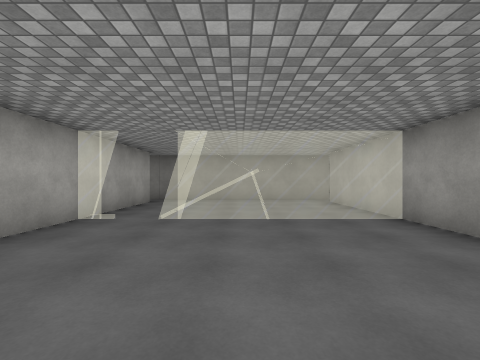
[1] (above)

24 first-person views from a walk through a scene from a Unity 3-D project. The camera is 1.4 m above the floor, looks level and sees 90° across. The floor is counted in squares, 2 m on a side. Each view is taken from the middle of a square. On the plan, view 1 faces up. The plan holds only what a view shows up to about 9 squares ahead; the rest is blank. The place goes on beyond the plan. The player is left out. Door leaves are left out, so doorways stand open. Surface patterns are stand-ins for the level's own textures.

[2]
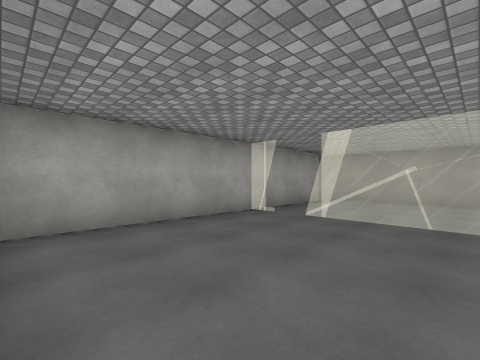

[3]
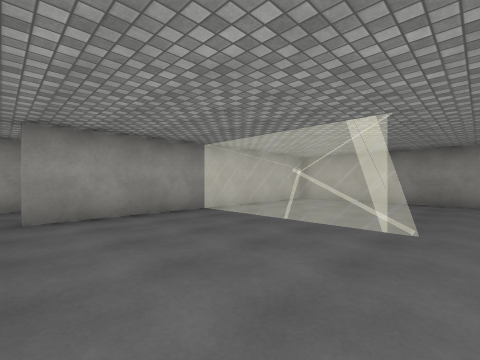

[4]
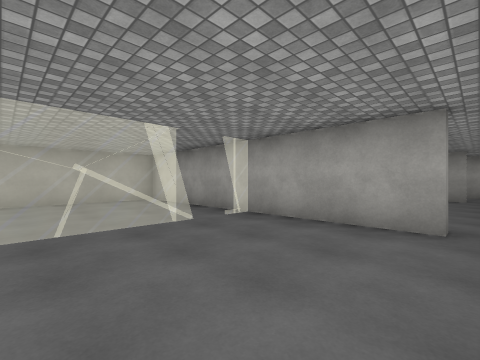

[5]
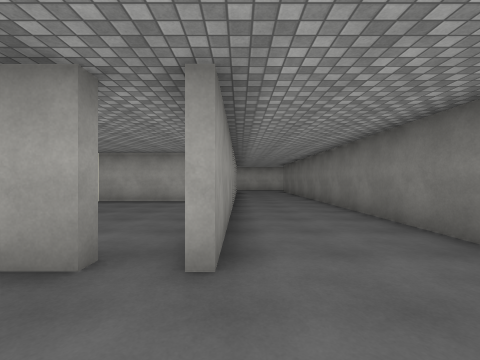

[6]
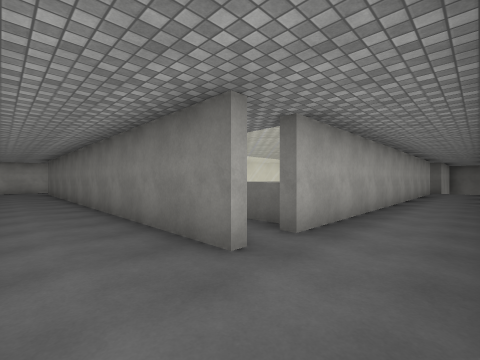

[7]
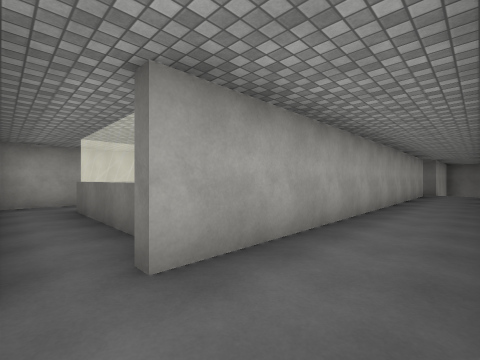

[8]
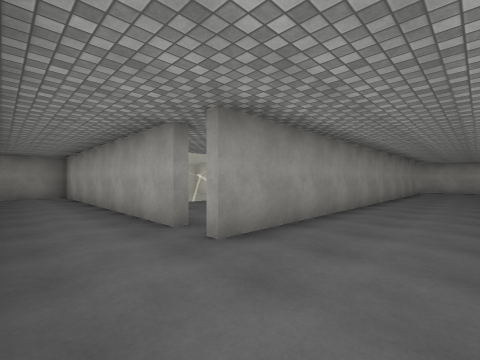

[9]
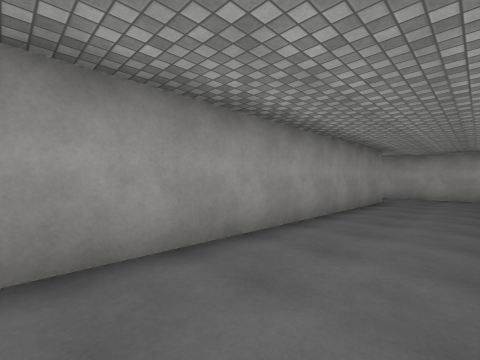

[10]
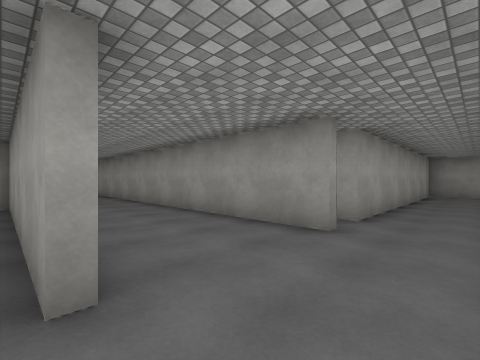

[11]
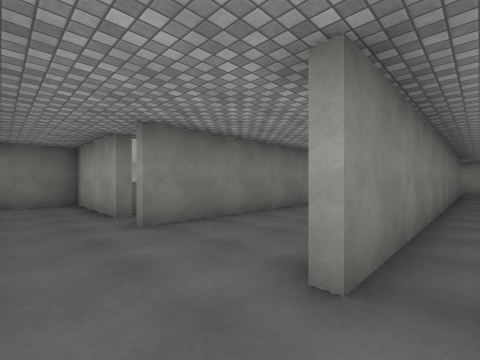

[12]
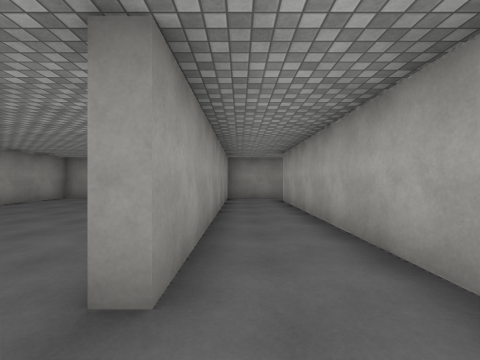

[13]
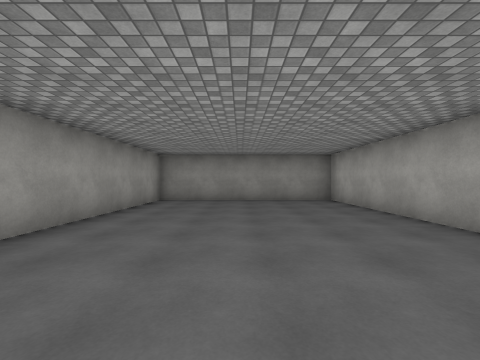

[14]
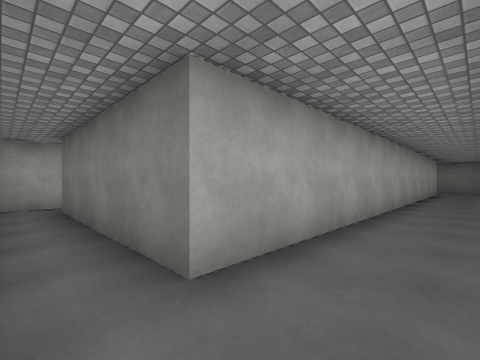

[15]
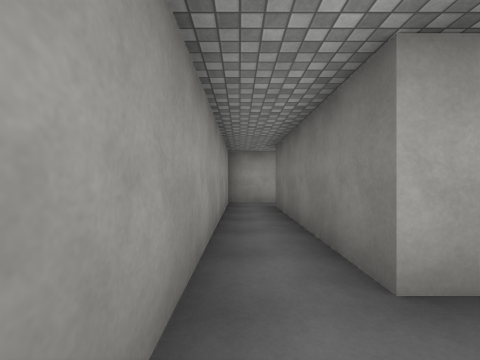

[16]
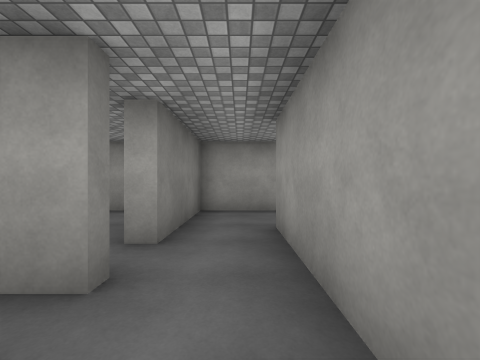

[17]
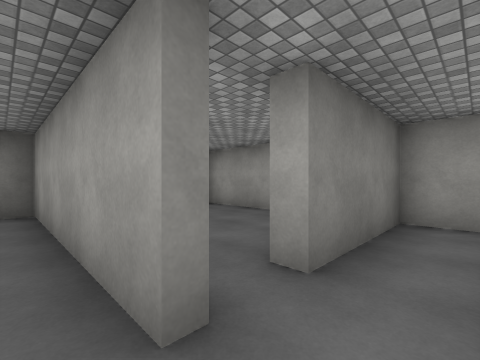

[18]
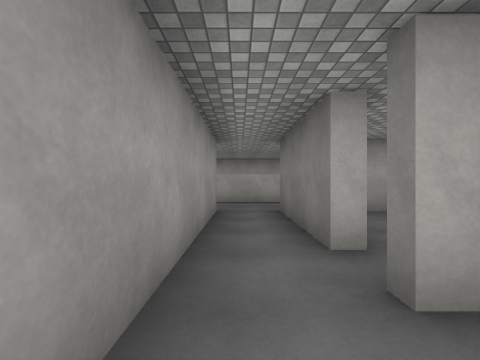

[19]
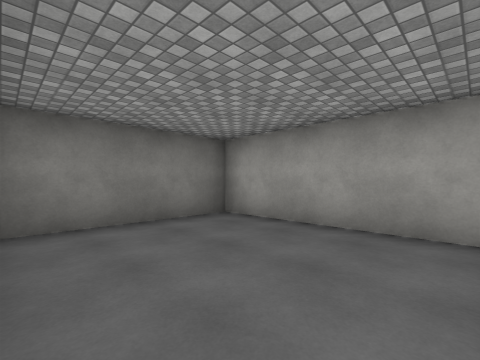

[20]
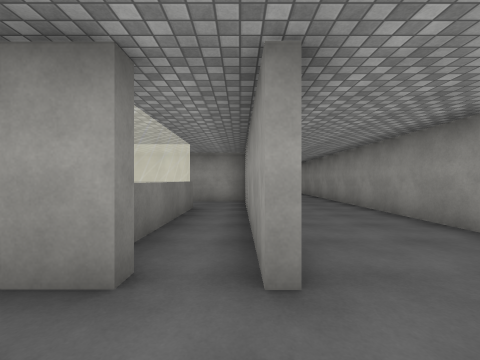

[21]
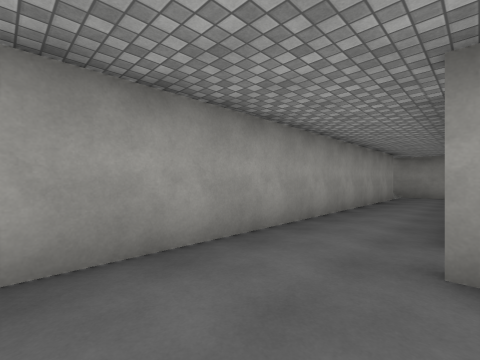

[22]
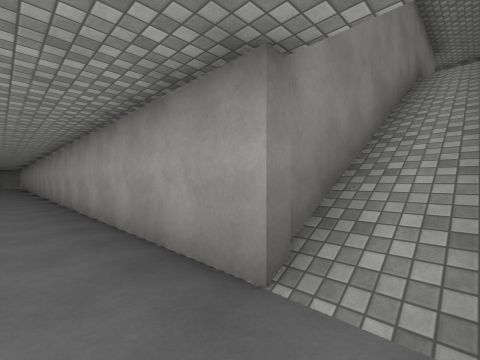

[23]
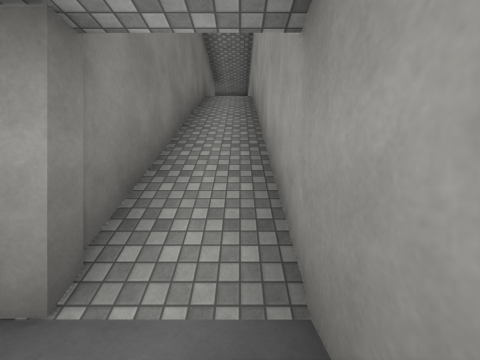

[24]
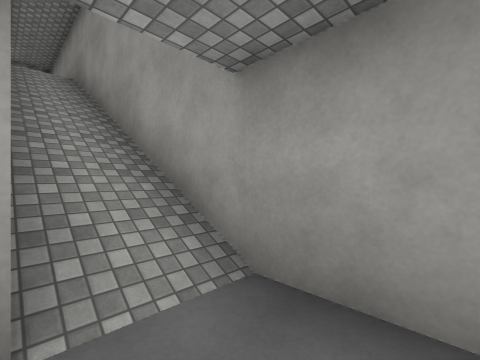

### Floor plan
Ten units are one square. View 1 is at (0, 0); x grows to the right and y downward. Boxes are objects, and circles mark ways between rooms. Rooms are numbered by the first view taken in them; rooms with no view inside come last. Other rooms are left out.
<svg viewBox="-180 -215 321 224">
<path fill="none" stroke="#000" d="M29 -1 29 -40M-29 -46 -29 4 24 4M-29 -78 -29 -46M32 -86 -30 -86M29 -40 29 -79M34 -116 -95 -116M33 -79 33 0M-96 -88 32 -88M-95 -127 -95 -159 -124 -159M-114 -112 -114 -10 -164 -10M36 4 136 4M33 -209 33 -127M-95 0 -95 -77M-144 -159 -175 -159M-175 -145 -114 -145M-174 -11 -174 4 -102 4M136 -10 52 -10 52 -114M-92 -49 -92 4 -32 4 -32 -52M-92 -77 -92 -72M-30 -86 -96 -86M-95 -170 -95 -210 -130 -210"/>
<circle cx="-20" cy="-40" r="3" fill="#2a7"/>
<circle cx="30" cy="-80" r="3" fill="#2a7"/>
<circle cx="-30" cy="-80" r="3" fill="#2a7"/>
<circle cx="-90" cy="-80" r="3" fill="#2a7"/>
<circle cx="-135" cy="-160" r="3" fill="#2a7"/>
<text x="0" y="-20">1</text>
<text x="0" y="-70">2</text>
<text x="-20" y="-100">3</text>
<text x="-60" y="-40">4</text>
<text x="-120" y="-190">5</text>
</svg>
Room 1 opens to room 2. Room 2 opens to room 3. Room 2 opens to room 4. Room 3 opens to room 4. Room 3 opens to room 5.

Where each view was taken, in squares from view 1:
view 1: 0 up, 0 right, facing up
view 2: 0 up, 1 right, facing up-left
view 3: 8 up, 2 left, facing down-right
view 4: 8 up, 1 right, facing down-left
view 5: 9 up, 5 right, facing left
view 6: 10 up, 5 right, facing up-left
view 7: 12 up, 5 right, facing up-left
view 8: 11 up, 5 right, facing down-left
view 9: 11 up, 1 left, facing down-left
view 10: 12 up, 11 left, facing down-right
view 11: 8 up, 11 left, facing up-right
view 12: 9 up, 10 left, facing down
view 13: 8 up, 6 left, facing down
view 14: 0 up, 10 left, facing up-left
view 15: 0 up, 10 left, facing left
view 16: 15 up, 15 left, facing right
view 17: 15 up, 14 left, facing up-right
view 18: 15 up, 12 left, facing left
view 19: 17 up, 13 left, facing up-right
view 20: 12 up, 11 left, facing right
view 21: 11 up, 3 right, facing down-right
view 22: 0 up, 4 right, facing up-right
view 23: 0 up, 4 right, facing right
view 24: 1 up, 4 right, facing down-right
